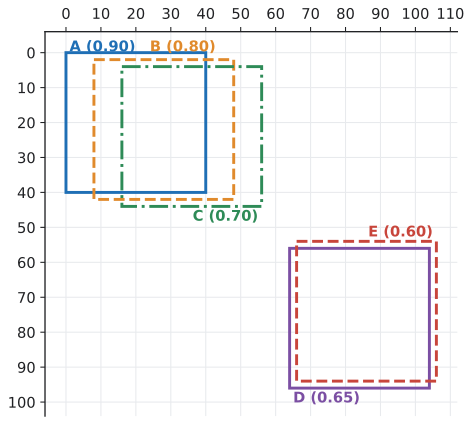

This figure's Python source:
"""Five predicted boxes A-E with confidence scores, for a step-by-step NMS question.

Boxes (x1, y1, x2, y2): A (0, 0, 40, 40) 0.90, B (8, 2, 48, 42) 0.80, C (16, 4, 56, 44) 0.70,
D (64, 56, 104, 96) 0.65, E (66, 54, 106, 94) 0.60. Image coordinates, y grows downwards.
"""

import matplotlib.pyplot as plt
from matplotlib.patches import Rectangle

from mlrecall.figstyle import BLUE, GREEN, ORANGE, PURPLE, RED, save

BOXES = [
    ("A", (0, 0, 40, 40), 0.90, BLUE, "-", (1, -1.5), "left"),
    ("B", (8, 2, 48, 42), 0.80, ORANGE, "--", (24, -1.5), "left"),
    ("C", (16, 4, 56, 44), 0.70, GREEN, "-.", (55, 47), "right"),
    ("D", (64, 56, 104, 96), 0.65, PURPLE, "-", (65, 99), "left"),
    ("E", (66, 54, 106, 94), 0.60, RED, "--", (105, 51.5), "right"),
]

fig, ax = plt.subplots(figsize=(6.0, 5.2))
for name, (x1, y1, x2, y2), score, color, style, (tx, ty), ha in BOXES:
    w, h = x2 - x1, y2 - y1
    ax.add_patch(Rectangle((x1, y1), w, h, fill=False, ec=color, lw=2.2, ls=style, zorder=3))
    label = f"{name} ({score:.2f})"
    ax.text(tx, ty, label, color=color, fontsize=11, fontweight="bold", ha=ha, va="center")
ax.set_xlim(-6, 112)
ax.set_ylim(104, -6)  # image coordinates: y grows downwards
ax.set_xticks(range(0, 111, 10))
ax.set_yticks(range(0, 101, 10))
ax.set_aspect("equal")
ax.set_axisbelow(True)
ax.grid(True)
ax.xaxis.tick_top()
ax.spines["top"].set_visible(True)
ax.spines["bottom"].set_visible(False)
save(fig, __file__)
